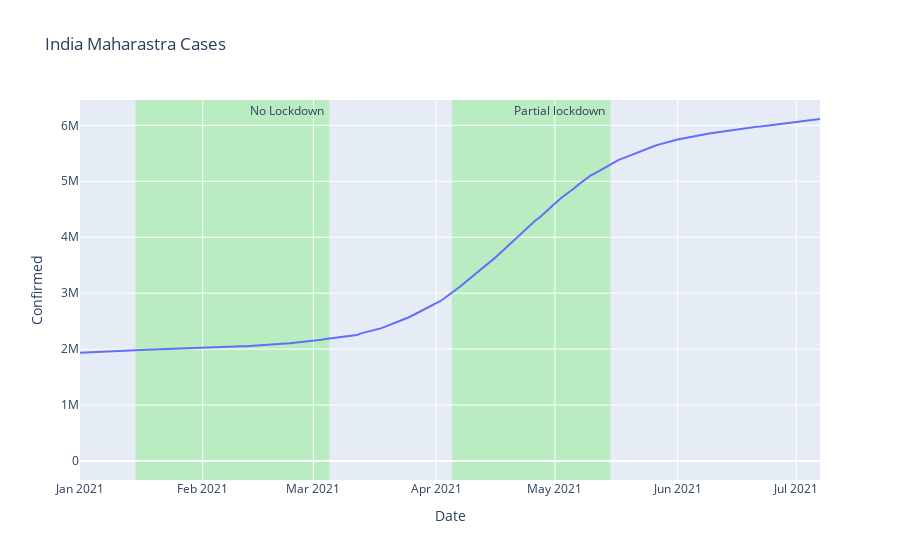

Write notebook code for a chart like this one.
### Code cell
fig = px.line(df_MR, x='Date', y='Confirmed', range_x=['2021-01-01','2021-07-07'], title="India Maharastra Cases")
fig.add_vrect(
    x0="2021-01-15", x1="2021-03-05",annotation_text="No Lockdown ",
    fillcolor="LightGreen", opacity=0.5,
    layer="below", line_width=0,
)
fig.add_vrect(
    x0="2021-04-05",x1="2021-05-15",annotation_text="Partial lockdown ",
    fillcolor="LightGreen", opacity=0.5,
    layer="below", line_width=0,
)

fig.show()

### Figure 1 — Plotly figure (JSON) as saved in the notebook; plotly's stock layout.template omitted (floating-point values rounded to 4 significant figures; data arrays with more than 128 entries replaced by an {"elided": "..."} marker saying what was removed)
{"data": [{"hovertemplate": "Date=%{x}<br>Confirmed=%{y}<extra></extra>", "legendgroup": "", "line": {"color": "#636efa", "dash": "solid"}, "marker": {"symbol": "circle"}, "mode": "lines", "name": "", "orientation": "v", "showlegend": false, "type": "scatter", "x": {"elided": "486 str values"}, "xaxis": "x", "y": {"elided": "486 int values"}, "yaxis": "y"}], "layout": {"annotations": [{"showarrow": false, "text": "No Lockdown ", "x": "2021-03-05", "xanchor": "right", "xref": "x", "y": 1, "yanchor": "top", "yref": "y domain"}, {"showarrow": false, "text": "Partial lockdown ", "x": "2021-05-15", "xanchor": "right", "xref": "x", "y": 1, "yanchor": "top", "yref": "y domain"}], "autosize": true, "legend": {"tracegroupgap": 0}, "shapes": [{"fillcolor": "LightGreen", "layer": "below", "line": {"width": 0}, "opacity": 0.5, "type": "rect", "x0": "2021-01-15", "x1": "2021-03-05", "xref": "x", "y0": 0, "y1": 1, "yref": "y domain"}, {"fillcolor": "LightGreen", "layer": "below", "line": {"width": 0}, "opacity": 0.5, "type": "rect", "x0": "2021-04-05", "x1": "2021-05-15", "xref": "x", "y0": 0, "y1": 1, "yref": "y domain"}], "title": {"text": "India Maharastra Cases"}, "xaxis": {"anchor": "y", "domain": [0, 1], "range": ["2021-01-01", "2021-07-07"], "title": {"text": "Date"}, "type": "date"}, "yaxis": {"anchor": "x", "autorange": true, "domain": [0, 1], "range": [-339600.0, 6453000.0], "title": {"text": "Confirmed"}, "type": "linear"}}}
